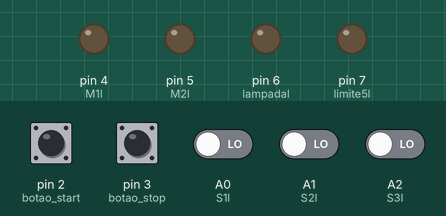
Recording of a sketch running on a simulated Arduino Uno, built with avr-gcc and run on an emulated ATmega328P. Shown: output pins drawn as LEDs (lit = HIGH). The test bench sets the inputs (shaded band); at power-on: pin 2 (botao_start), pin 3 (botao_stop) HIGH, A0 (S1l), A1 (S2l), A2 (S3l) LOW.

Above: at 1.2 s.
1.3 s: pin 2 (botao_start) pulled LOW for 0.15 s
At 2.5 s:
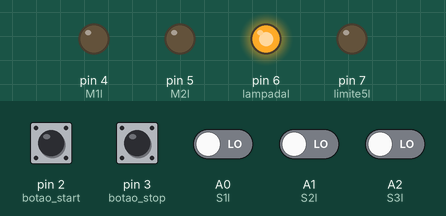
2.9 s: A0 (S1l) driven HIGH
At 3.9 s:
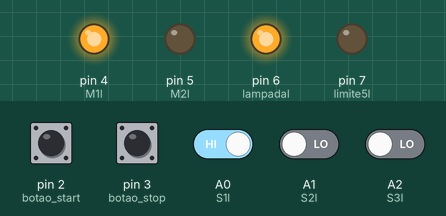
4.4 s: A1 (S2l) driven HIGH
At 5.1 s:
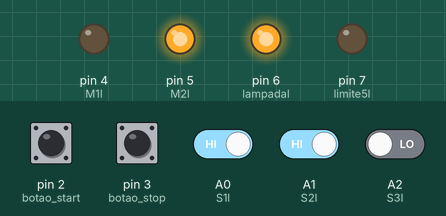
5.9 s: pin 3 (botao_stop) pulled LOW for 0.15 s
At 6.2 s:
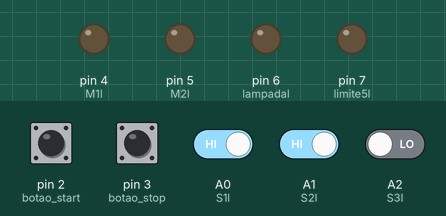
7.5 s: pin 2 (botao_start) pulled LOW for 1 s
At 8.6 s:
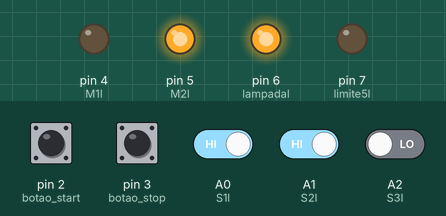
10.0 s: pin 3 (botao_stop) pulled LOW for 1 s
At 10.5 s:
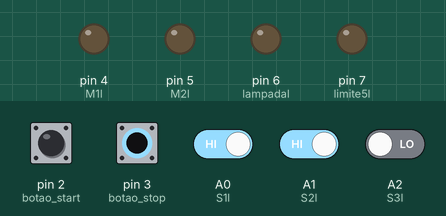
Timing chart, 0 to 13.0 s (numbered marks = the images above; inputs shaded):
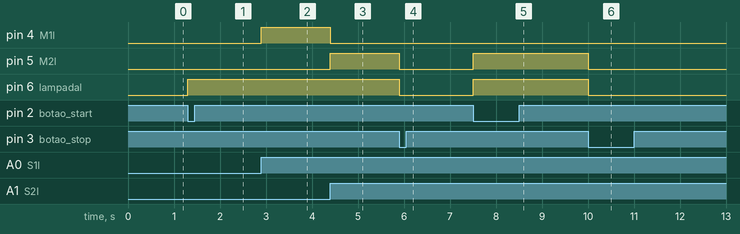

The sketch:

transportadora_automatica.ino
```cpp
int botao_start = 2;
int botao_stop = 3;

int M1l = 4;
int M2l = 5;

int S1l = A0;
int S2l = A1;
int S3l = A2;

int lampadal = 6;
int limite5l = 7;

int fase = 0;
int contador = 0;

void setup() {

  pinMode(botao_start, INPUT_PULLUP);
  pinMode(botao_stop, INPUT_PULLUP);

  pinMode(M1l, OUTPUT);
  pinMode(M2l, OUTPUT);

  pinMode(lampadal, OUTPUT);
  pinMode(limite5l, OUTPUT);

  pinMode(S1l, INPUT);
  pinMode(S2l, INPUT);
  pinMode(S3l, INPUT);
}

void loop() {

  int start = digitalRead(botao_start);
  int stop = digitalRead(botao_stop);

  int s1 = digitalRead(S1l);
  int s2 = digitalRead(S2l);
  int s3 = digitalRead(S3l);

  if(fase > 0){
    digitalWrite(lampadal, HIGH);
  } else {
    digitalWrite(lampadal, LOW);
  }

  if(contador >= 5){
    digitalWrite(limite5l, HIGH);
  } else {
    digitalWrite(limite5l, LOW);
  }

  if(stop == LOW){
    fase = 0;
    contador = 0;
    digitalWrite(M1l, LOW);
    digitalWrite(M2l, LOW);
  }

  if(start == LOW && fase == 0 && contador < 5){
    fase = 1;
  }

  if(fase == 1){
    if(s1 == 1){
      digitalWrite(M1l, HIGH);
      fase = 2;
    }
  }

  if(fase == 2){
    if(s2 == 1){
      digitalWrite(M1l, LOW);
      digitalWrite(M2l, HIGH);
      fase = 3;
    }
  }

  if(fase == 3){
    if(s3 == 1){
      digitalWrite(M2l, LOW);
      contador++;
      fase = 0;
    }
  }
}
```

Measured:
- after the input at 1.3 s, pin 6 (lampadal): LOW → HIGH at once
- after the input at 2.9 s, pin 4 (M1l): LOW → HIGH at once
- after the input at 4.4 s, pin 4 (M1l): HIGH → LOW at once; pin 5 (M2l): LOW → HIGH at once
- after the input at 5.9 s, pin 5 (M2l), pin 6 (lampadal): HIGH → LOW at once
- after the input at 7.5 s, pin 5 (M2l), pin 6 (lampadal): LOW → HIGH at once
- after the input at 10.0 s, pin 5 (M2l), pin 6 (lampadal): HIGH → LOW at once
